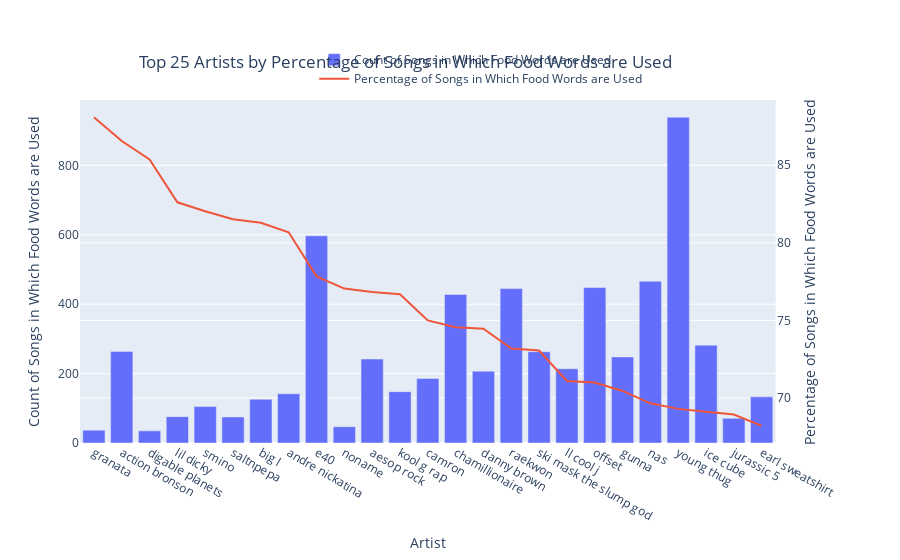

The code cell stored with this chart in its notebook:
### Code cell
artist_food_songs_plot_df = artist_total_food_words_df.sort_values(by=sort_values_by,ascending=False)[:results_limit]

# Create figure with secondary y-axis
fig = make_subplots(specs=[[{"secondary_y": True}]])

# Add traces
fig.add_trace(
    go.Bar(x=artist_food_songs_plot_df['artist_clean'],
               y=artist_food_songs_plot_df['total_songs_with_food_words'],
               name="Count of Songs in Which Food Words are Used"),
    secondary_y=False,
)

fig.add_trace(
    go.Scatter(x=artist_food_songs_plot_df['artist_clean'],
               y=artist_food_songs_plot_df['food_words_song_prob']*100,
               name="Percentage of Songs in Which Food Words are Used"),
    secondary_y=True,
)

# Add figure title
fig.update_layout(
    title={
        'text': "Top {0} Artists by Percentage of Songs in Which Food Words are Used".format(results_limit),
        'y':0.94,
        'x':0.5,
        'xanchor': 'center',
        'yanchor': 'top'}
)

# Set x-axis title
fig.update_xaxes(title_text="Artist")

# Set y-axes titles
fig.update_yaxes(title_text="Count of Songs in Which Food Words are Used", secondary_y=False)
fig.update_yaxes(title_text="Percentage of Songs in Which Food Words are Used", secondary_y=True)
fig.update_layout(legend=dict(
    orientation="h",
    yanchor="bottom",
    y=1.02,
    xanchor="right",
    x=0.6
))

fig.show()

### Figure 1 — Plotly figure (JSON) as saved in the notebook; plotly's stock layout.template omitted (floating-point values rounded to 4 significant figures)
{"data": [{"name": "Count of Songs in Which Food Words are Used", "type": "bar", "x": ["granata", "action bronson", "digable planets", "lil dicky", "smino", "saltnpepa", "big l", "andre nickatina", "e40", "noname", "aesop rock", "kool g rap", "camron", "chamillionaire", "danny brown", "raekwon", "ski mask the slump god", "ll cool j", "offset", "gunna", "nas", "young thug", "ice cube", "jurassic 5", "earl sweatshirt"], "xaxis": "x", "y": [37, 264, 35, 76, 105, 75, 126, 142, 597, 47, 242, 148, 186, 428, 207, 445, 263, 214, 448, 248, 466, 939, 282, 71, 133], "yaxis": "y"}, {"name": "Percentage of Songs in Which Food Words are Used", "type": "scatter", "x": ["granata", "action bronson", "digable planets", "lil dicky", "smino", "saltnpepa", "big l", "andre nickatina", "e40", "noname", "aesop rock", "kool g rap", "camron", "chamillionaire", "danny brown", "raekwon", "ski mask the slump god", "ll cool j", "offset", "gunna", "nas", "young thug", "ice cube", "jurassic 5", "earl sweatshirt"], "xaxis": "x", "y": [88.1, 86.56, 85.37, 82.61, 82.03, 81.52, 81.29, 80.68, 77.84, 77.05, 76.83, 76.68, 75, 74.56, 74.46, 73.19, 73.06, 71.1, 71.0, 70.45, 69.66, 69.3, 69.12, 68.93, 68.21], "yaxis": "y2"}], "layout": {"legend": {"orientation": "h", "x": 0.6, "xanchor": "right", "y": 1.02, "yanchor": "bottom"}, "title": {"text": "Top 25 Artists by Percentage of Songs in Which Food Words are Used", "x": 0.45, "xanchor": "center", "y": 0.9, "yanchor": "top"}, "xaxis": {"anchor": "y", "domain": [0, 0.94], "title": {"text": "Artist"}}, "yaxis": {"anchor": "x", "domain": [0, 1], "title": {"text": "Count of Songs in Which Food Words are Used"}}, "yaxis2": {"anchor": "x", "overlaying": "y", "side": "right", "title": {"text": "Percentage of Songs in Which Food Words are Used"}}}}
